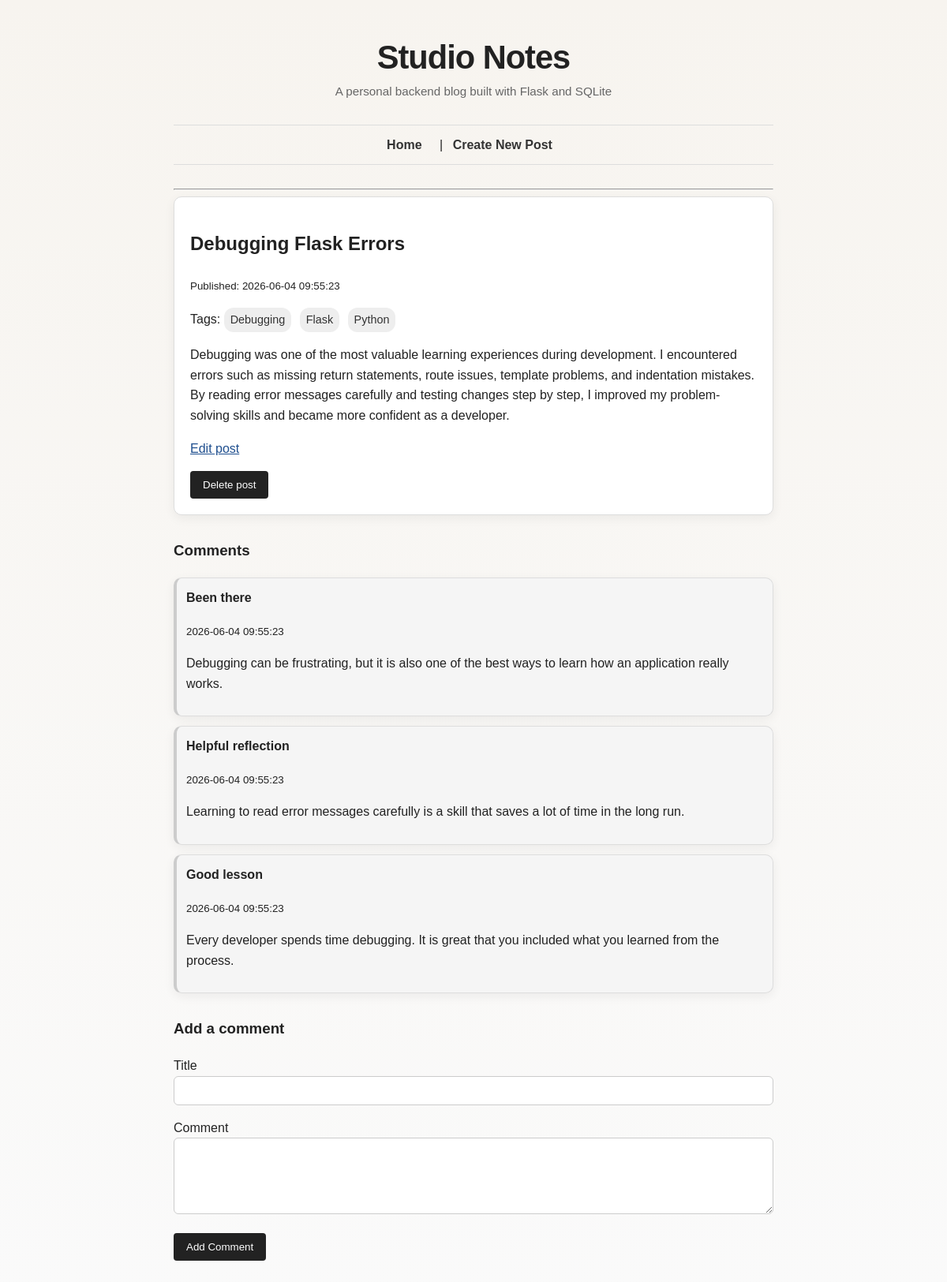
The app's page /posts/5 with its own data.
### tables this page shows
CREATE TABLE posts (
    id INTEGER PRIMARY KEY AUTOINCREMENT,
    title TEXT NOT NULL,
    body TEXT NOT NULL,
    created_at TEXT NOT NULL DEFAULT CURRENT_TIMESTAMP,
    updated_at TEXT
);

CREATE TABLE tags (
    id INTEGER PRIMARY KEY AUTOINCREMENT,
    name TEXT NOT NULL UNIQUE
);

CREATE TABLE comments (
    id INTEGER PRIMARY KEY AUTOINCREMENT,
    post_id INTEGER NOT NULL,
    title TEXT NOT NULL,
    body TEXT NOT NULL,
    created_at TEXT NOT NULL DEFAULT CURRENT_TIMESTAMP,
    FOREIGN KEY (post_id) REFERENCES posts (id)
);

### app.py (the view)
@app.route("/posts/<int:post_id>")
def show_post(post_id):
    post = database.get_post(post_id)
    if post is None:
        return render_template("post.html", post=None)
    comments = database.get_comments_for_post(post_id)
    tags = database.get_tags_for_post(post_id)
    return render_template(
        "post.html",
        post=post,
        comments=comments,
        tags=tags
    )

### database.py (called while the page is built)
def get_db_connection():
    connection = sqlite3.connect(DATABASE)
    connection.row_factory = sqlite3.Row
    return connection

def get_post(post_id):
    connection = get_db_connection()
    post = connection.execute(
        "SELECT * FROM posts WHERE id = ?",
        (post_id,)
    ).fetchone()
    connection.close()
    return post

def get_comments_for_post(post_id):
    connection = get_db_connection()
    comments = connection.execute(
        "SELECT * FROM comments WHERE post_id = ? ORDER BY created_at DESC",
        (post_id,)
    ).fetchall()
    connection.close()
    return comments

def get_tags_for_post(post_id):
    connection = get_db_connection()
    tags = connection.execute(
        """
        SELECT tags.*
        FROM tags
        JOIN post_tags ON tags.id = post_tags.tag_id
        WHERE post_tags.post_id = ?
        ORDER BY tags.name
        """,
        (post_id,)
    ).fetchall()
    connection.close()
    return tags

### templates/post.html (shortened to what this page needs)
{% extends "layout.html" %}
{% block content %}
{% if post %}
    <article>
        <h2>{{ post.title }}</h2>
        <p><small>Published: {{ post.created_at }}</small></p>
        {% if tags %}
            <p>
                Tags:
                {% for tag in tags %}
                    <a class="tag" href="/tags/{{ tag.name }}">{{ tag.name }}</a>
                {% endfor %}
            </p>
        {% endif %}
        <p>{{ post.body }}</p>
        <p>
            <a href="/posts/{{ post.id }}/edit">Edit post</a>
        </p>
        <form action="/posts/{{ post.id }}/delete" method="POST" onsubmit="return confirm('Are you sure you want to delete this post?');">
           <button type="submit">Delete post</button>
        </form>
    </article>
    <section>
        <h3>Comments</h3>
        {% if comments %}
            {% for comment in comments %}
                <article class="comment">
                   <h4>{{ comment.title }}</h4>
                   <p><small>{{ comment.created_at }}</small></p>
                   <p>{{ comment.body }}</p>
                </article>
            {% endfor %}
        {% else %}
            <p>No comments yet.</p>
        {% endif %}
    </section>
    <section>
        <h3>Add a comment</h3>
        <form action="/posts/{{ post.id }}/comments" method="POST">
            <p>
                <label for="title">Title</label><br>
                <input type="text" id="title" name="title">
            </p>
            <p>
                <label for="body">Comment</label><br>
                <textarea id="body" name="body" rows="5"></textarea>
            </p>
            <button type="submit">Add Comment</button>
        </form>
    </section>
{% else %}
    <p>Post not found.</p>
{% endif %}
{% endblock %}

### static/style.css (style rules this page uses)
body { font-family: Arial, sans-serif; max-width: 760px; margin: 40px auto; padding: 0 20px; line-height: 1.6; background-color: #fafafa; color: #222; }
article { background: white; padding: 20px; margin-bottom: 20px; border: 1px solid #ddd; }
input, textarea { width: 100%; padding: 10px; box-sizing: border-box; }
button { padding: 10px 16px; cursor: pointer; }
a { color: #1f4f8f; }
button { border: none; background-color: #222; color: white; border-radius: 4px; }
.tag { display: inline-block; background-color: #eeeeee; color: #333; padding: 4px 8px; margin-right: 6px; border-radius: 12px; font-size: 0.9rem; text-decoration: none; }
.comment { background-color: #f5f5f5; border-left: 4px solid #cccccc; padding: 12px; margin-bottom: 12px; }
.comment h4 { margin-top: 0; margin-bottom: 4px; }
body { background: linear-gradient(180deg, #f7f4ef 0%, #fafafa 100%); }
article { border-radius: 10px; box-shadow: 0 4px 14px rgba(0, 0, 0, 0.06); }
input, textarea { border: 1px solid #ccc; border-radius: 6px; font-family: inherit; }
button { transition: background-color 0.2s ease; }
section { margin-top: 30px; }

### records on screen
posts: title "Debugging Flask Errors", created_at "2026-06-04 09:55:23", body "Debugging was one of the most valuable learning experiences during development. I encountered errors such as missing return statements, route issues, template problems, and indentation mistakes. By reading error messages carefully and testing changes step by step, I improved my problem-solving skills and became more confident as a developer."
tags: name "Debugging"
tags: name "Flask"
tags: name "Python"
comments: title "Been there", created_at "2026-06-04 09:55:23", body "Debugging can be frustrating, but it is also one of the best ways to learn how an application really works."
comments: title "Helpful reflection", created_at "2026-06-04 09:55:23", body "Learning to read error messages carefully is a skill that saves a lot of time in the long run."
comments: title "Good lesson", created_at "2026-06-04 09:55:23", body "Every developer spends time debugging. It is great that you included what you learned from the process."
